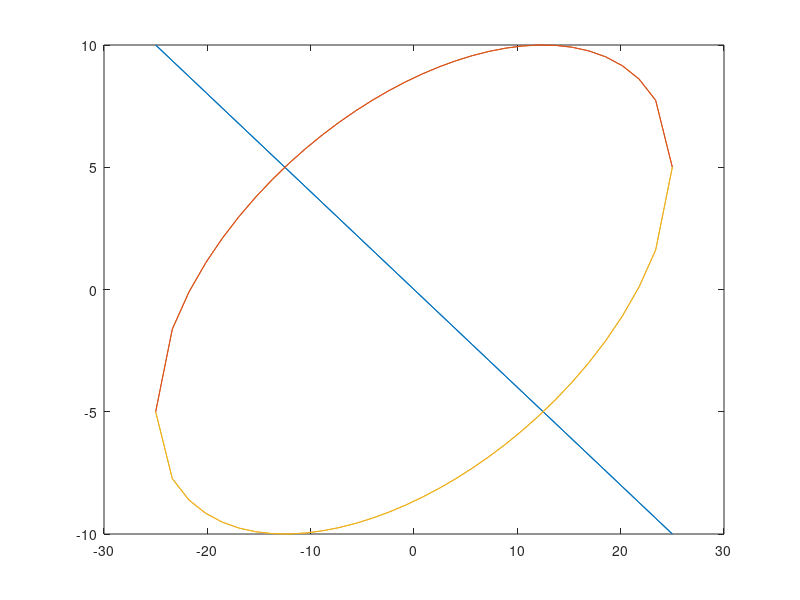
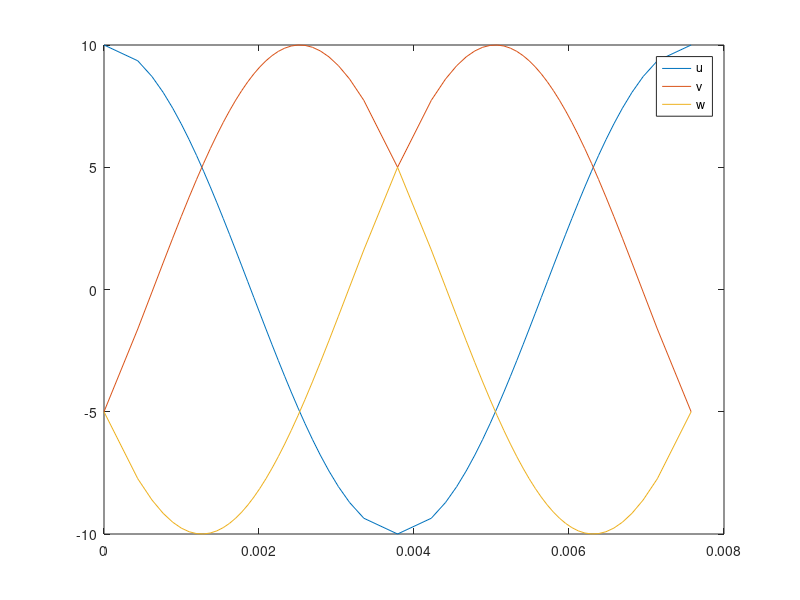

These figures' MATLAB source, in order:
% clear
f = 132;
w = 2*pi*f;
% t = linspace(0,1/132,1000);
Xm = 25;

% Mover position
x1 = linspace(-Xm,Xm,32);
dx = x1(2) - x1(1);
x2 = linspace(Xm - dx,-Xm,31);

% % First half-cycle
% Im = 1;
% iu1 = Im*sqrt(1-(x1/Xm).^2);
% iv1 = -1/2*iu1 + sqrt(3)/2*(x1/Xm);
% iw1 = -1/2*iu1 - sqrt(3)/2*(x1/Xm);
% 
% % Second half-cycle
% Im = 1;
% iu2 = -Im*sqrt(1-(x2/Xm).^2);
% iw2 = -1/2*iu2 + sqrt(3)/2*(x2/Xm);
% iv2 = -1/2*iu2 - sqrt(3)/2*(x2/Xm);

% First half-cycle
Im = 10;
iu1 = Im*(-x1/Xm);
iv1 = -1/2*iu1 + Im*sqrt(3)/2*sqrt(1-(x1/Xm).^2);
iw1 = -1/2*iu1 - Im*sqrt(3)/2*sqrt(1-(x1/Xm).^2);

% Second half-cycle
Im = 10;
iu2 = Im*(-x2/Xm);
iw2 = -1/2*iu2 - Im*sqrt(3)/2*sqrt(1-(x2/Xm).^2);
iv2 = -1/2*iu2 + Im*sqrt(3)/2*sqrt(1-(x2/Xm).^2);

% close all
plot([x1 x2],[iu1 iu2],[x1 x2],[iv1 iv2],[x1 x2],[iw1 iw2]);

t1 = 1/w*acos(x1/(-Xm));
t2 = 1/(2*f) + 1/(2*pi*f)*acos(x2/Xm);

figure
plot([t1 t2],[iu1 iu2],[t1 t2],[iv1 iv2],[t1 t2],[iw1 iw2])
legend('u','v','w')